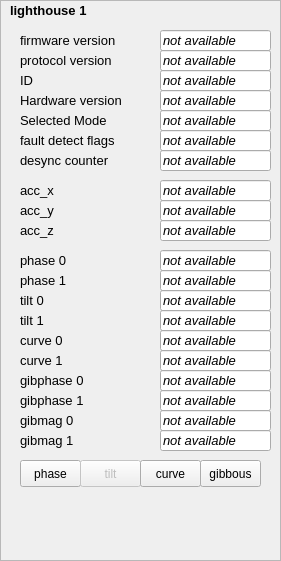
    <widget class="QFrame" name="frame_5">
     <property name="geometry">
      <rect>
       <x>10</x>
       <y>10</y>
       <width>281</width>
       <height>561</height>
      </rect>
     </property>
     <property name="frameShape">
      <enum>QFrame::StyledPanel</enum>
     </property>
     <property name="frameShadow">
      <enum>QFrame::Raised</enum>
     </property>
     <widget class="QLabel" name="lighthouse_1">
      <property name="geometry">
       <rect>
        <x>10</x>
        <y>0</y>
        <width>101</width>
        <height>21</height>
       </rect>
      </property>
      <property name="font">
       <font>
        <pointsize>10</pointsize>
        <weight>75</weight>
        <italic>false</italic>
        <bold>true</bold>
       </font>
      </property>
      <property name="text">
       <string>lighthouse 1</string>
      </property>
     </widget>
     <widget class="QLabel" name="x_1">
      <property name="geometry">
       <rect>
        <x>20</x>
        <y>30</y>
        <width>141</width>
        <height>20</height>
       </rect>
      </property>
      <property name="font">
       <font>
        <pointsize>10</pointsize>
        <weight>50</weight>
        <italic>false</italic>
        <bold>false</bold>
       </font>
      </property>
      <property name="text">
       <string>firmware version</string>
      </property>
     </widget>
     <widget class="QLineEdit" name="lighthouse_firmware_version_1">
      <property name="geometry">
       <rect>
        <x>160</x>
        <y>30</y>
        <width>111</width>
        <height>21</height>
       </rect>
      </property>
      <property name="font">
       <font>
        <pointsize>10</pointsize>
        <italic>true</italic>
       </font>
      </property>
      <property name="locale">
       <locale language="German" country="Germany"/>
      </property>
      <property name="text">
       <string>not available</string>
      </property>
      <property name="readOnly">
       <bool>true</bool>
      </property>
     </widget>
     <widget class="QLineEdit" name="lighthouse_protocol_version_1">
      <property name="geometry">
       <rect>
        <x>160</x>
        <y>50</y>
        <width>111</width>
        <height>21</height>
       </rect>
      </property>
      <property name="font">
       <font>
        <pointsize>10</pointsize>
        <italic>true</italic>
       </font>
      </property>
      <property name="locale">
       <locale language="German" country="Germany"/>
      </property>
      <property name="text">
       <string>not available</string>
      </property>
      <property name="readOnly">
       <bool>true</bool>
      </property>
     </widget>
     <widget class="QLabel" name="x_3">
      <property name="geometry">
       <rect>
        <x>20</x>
        <y>50</y>
        <width>141</width>
        <height>20</height>
       </rect>
      </property>
      <property name="font">
       <font>
        <pointsize>10</pointsize>
        <weight>50</weight>
        <italic>false</italic>
        <bold>false</bold>
       </font>
      </property>
      <property name="text">
       <string>protocol version</string>
      </property>
     </widget>
     <widget class="QLineEdit" name="lighthouse_ID_1">
      <property name="geometry">
       <rect>
        <x>160</x>
        <y>70</y>
        <width>111</width>
        <height>21</height>
       </rect>
      </property>
      <property name="font">
       <font>
        <pointsize>10</pointsize>
        <italic>true</italic>
       </font>
      </property>
      <property name="locale">
       <locale language="German" country="Germany"/>
      </property>
      <property name="text">
       <string>not available</string>
      </property>
      <property name="readOnly">
       <bool>true</bool>
      </property>
     </widget>
     <widget class="QLabel" name="x_4">
      <property name="geometry">
       <rect>
        <x>20</x>
        <y>70</y>
        <width>141</width>
        <height>20</height>
       </rect>
      </property>
      <property name="font">
       <font>
        <pointsize>10</pointsize>
        <weight>50</weight>
        <italic>false</italic>
        <bold>false</bold>
       </font>
      </property>
      <property name="text">
       <string>ID</string>
      </property>
     </widget>
     <widget class="QLineEdit" name="lighthouse_hardware_version_1">
      <property name="geometry">
       <rect>
        <x>160</x>
        <y>90</y>
        <width>111</width>
        <height>21</height>
       </rect>
      </property>
      <property name="font">
       <font>
        <pointsize>10</pointsize>
        <italic>true</italic>
       </font>
      </property>
      <property name="locale">
       <locale language="German" country="Germany"/>
      </property>
      <property name="text">
       <string>not available</string>
      </property>
      <property name="readOnly">
       <bool>true</bool>
      </property>
     </widget>
     <widget class="QLabel" name="x_5">
      <property name="geometry">
       <rect>
        <x>20</x>
        <y>90</y>
        <width>141</width>
        <height>20</height>
       </rect>
      </property>
      <property name="font">
       <font>
        <pointsize>10</pointsize>
        <weight>50</weight>
        <italic>false</italic>
        <bold>false</bold>
       </font>
      </property>
      <property name="text">
       <string>Hardware version</string>
      </property>
     </widget>
     <widget class="QLineEdit" name="lighthouse_acc_x_1">
      <property name="geometry">
       <rect>
        <x>160</x>
        <y>180</y>
        <width>111</width>
        <height>21</height>
       </rect>
      </property>
      <property name="font">
       <font>
        <pointsize>10</pointsize>
        <italic>true</italic>
       </font>
      </property>
      <property name="locale">
       <locale language="German" country="Germany"/>
      </property>
      <property name="text">
       <string>not available</string>
      </property>
      <property name="readOnly">
       <bool>true</bool>
      </property>
     </widget>
     <widget class="QLabel" name="x_6">
      <property name="geometry">
       <rect>
        <x>20</x>
        <y>180</y>
        <width>141</width>
        <height>20</height>
       </rect>
      </property>
      <property name="font">
       <font>
        <pointsize>10</pointsize>
        <weight>50</weight>
        <italic>false</italic>
        <bold>false</bold>
       </font>
      </property>
      <property name="text">
       <string>acc_x</string>
      </property>
     </widget>
     <widget class="QLabel" name="x_7">
      <property name="geometry">
       <rect>
        <x>20</x>
        <y>200</y>
        <width>141</width>
        <height>20</height>
       </rect>
      </property>
      <property name="font">
       <font>
        <pointsize>10</pointsize>
        <weight>50</weight>
        <italic>false</italic>
        <bold>false</bold>
       </font>
      </property>
      <property name="text">
       <string>acc_y</string>
      </property>
     </widget>
     <widget class="QLineEdit" name="lighthouse_acc_y_1">
      <property name="geometry">
       <rect>
        <x>160</x>
        <y>200</y>
        <width>111</width>
        <height>21</height>
       </rect>
      </property>
      <property name="font">
       <font>
        <pointsize>10</pointsize>
        <italic>true</italic>
       </font>
      </property>
      <property name="locale">
       <locale language="German" country="Germany"/>
      </property>
      <property name="text">
       <string>not available</string>
      </property>
      <property name="readOnly">
       <bool>true</bool>
      </property>
     </widget>
     <widget class="QLabel" name="x_8">
      <property name="geometry">
       <rect>
        <x>20</x>
        <y>220</y>
        <width>141</width>
        <height>20</height>
       </rect>
      </property>
      <property name="font">
       <font>
        <pointsize>10</pointsize>
        <weight>50</weight>
        <italic>false</italic>
        <bold>false</bold>
       </font>
      </property>
      <property name="text">
       <string>acc_z</string>
      </property>
     </widget>
     <widget class="QLineEdit" name="lighthouse_acc_z_1">
      <property name="geometry">
       <rect>
        <x>160</x>
        <y>220</y>
        <width>111</width>
        <height>21</height>
       </rect>
      </property>
      <property name="font">
       <font>
        <pointsize>10</pointsize>
        <italic>true</italic>
       </font>
      </property>
      <property name="locale">
       <locale language="German" country="Germany"/>
      </property>
      <property name="text">
       <string>not available</string>
      </property>
      <property name="readOnly">
       <bool>true</bool>
      </property>
     </widget>
     <widget class="QLabel" name="x_9">
      <property name="geometry">
       <rect>
        <x>20</x>
        <y>110</y>
        <width>141</width>
        <height>20</height>
       </rect>
      </property>
      <property name="font">
       <font>
        <pointsize>10</pointsize>
        <weight>50</weight>
        <italic>false</italic>
        <bold>false</bold>
       </font>
      </property>
      <property name="text">
       <string>Selected Mode</string>
      </property>
     </widget>
     <widget class="QLineEdit" name="lighthouse_selected_mode_1">
      <property name="geometry">
       <rect>
        <x>160</x>
        <y>110</y>
        <width>111</width>
        <height>21</height>
       </rect>
      </property>
      <property name="font">
       <font>
        <pointsize>10</pointsize>
        <italic>true</italic>
       </font>
      </property>
      <property name="locale">
       <locale language="German" country="Germany"/>
      </property>
      <property name="text">
       <string>not available</string>
      </property>
      <property name="readOnly">
       <bool>true</bool>
      </property>
     </widget>
     <widget class="QLabel" name="x_37">
      <property name="geometry">
       <rect>
        <x>20</x>
        <y>130</y>
        <width>141</width>
        <height>20</height>
       </rect>
      </property>
      <property name="font">
       <font>
        <pointsize>10</pointsize>
        <weight>50</weight>
        <italic>false</italic>
        <bold>false</bold>
       </font>
      </property>
      <property name="text">
       <string>fault detect flags</string>
      </property>
     </widget>
     <widget class="QLineEdit" name="lighthouse_fault_detect_flags_1">
      <property name="geometry">
       <rect>
        <x>160</x>
        <y>130</y>
        <width>111</width>
        <height>21</height>
       </rect>
      </property>
      <property name="font">
       <font>
        <pointsize>10</pointsize>
        <italic>true</italic>
       </font>
      </property>
      <property name="locale">
       <locale language="German" country="Germany"/>
      </property>
      <property name="text">
       <string>not available</string>
      </property>
      <property name="readOnly">
       <bool>true</bool>
      </property>
     </widget>
     <widget class="QLabel" name="x_38">
      <property name="geometry">
       <rect>
        <x>20</x>
        <y>150</y>
        <width>141</width>
        <height>20</height>
       </rect>
      </property>
      <property name="font">
       <font>
        <pointsize>10</pointsize>
        <weight>50</weight>
        <italic>false</italic>
        <bold>false</bold>
       </font>
      </property>
      <property name="text">
       <string>desync counter</string>
      </property>
     </widget>
     <widget class="QLabel" name="x_39">
      <property name="geometry">
       <rect>
        <x>20</x>
        <y>270</y>
        <width>141</width>
        <height>20</height>
       </rect>
      </property>
      <property name="font">
       <font>
        <pointsize>10</pointsize>
        <weight>50</weight>
        <italic>false</italic>
        <bold>false</bold>
       </font>
      </property>
      <property name="text">
       <string>phase 1</string>
      </property>
     </widget>
     <widget class="QLineEdit" name="lighthouse_phase0_1">
      <property name="geometry">
       <rect>
        <x>160</x>
        <y>250</y>
        <width>111</width>
        <height>21</height>
       </rect>
      </property>
      <property name="font">
       <font>
        <pointsize>10</pointsize>
        <italic>true</italic>
       </font>
      </property>
      <property name="locale">
       <locale language="German" country="Germany"/>
      </property>
      <property name="text">
       <string>not available</string>
      </property>
      <property name="readOnly">
       <bool>true</bool>
      </property>
     </widget>
     <widget class="QLabel" name="x_40">
      <property name="geometry">
       <rect>
        <x>20</x>
        <y>250</y>
        <width>141</width>
        <height>20</height>
       </rect>
      </property>
      <property name="font">
       <font>
        <pointsize>10</pointsize>
        <weight>50</weight>
        <italic>false</italic>
        <bold>false</bold>
       </font>
      </property>
      <property name="text">
       <string>phase 0</string>
      </property>
     </widget>
     <widget class="QLineEdit" name="lighthouse_phase1_1">
      <property name="geometry">
       <rect>
        <x>160</x>
        <y>270</y>
        <width>111</width>
        <height>21</height>
       </rect>
      </property>
      <property name="font">
       <font>
        <pointsize>10</pointsize>
        <italic>true</italic>
       </font>
      </property>
      <property name="locale">
       <locale language="German" country="Germany"/>
      </property>
      <property name="text">
       <string>not available</string>
      </property>
      <property name="readOnly">
       <bool>true</bool>
      </property>
     </widget>
     <widget class="QLabel" name="x_41">
      <property name="geometry">
       <rect>
        <x>20</x>
        <y>290</y>
        <width>141</width>
        <height>20</height>
       </rect>
      </property>
      <property name="font">
       <font>
        <pointsize>10</pointsize>
        <weight>50</weight>
        <italic>false</italic>
        <bold>false</bold>
       </font>
      </property>
      <property name="text">
       <string>tilt 0</string>
      </property>
     </widget>
     <widget class="QLineEdit" name="lighthouse_tilt1_1">
      <property name="geometry">
       <rect>
        <x>160</x>
        <y>310</y>
        <width>111</width>
        <height>21</height>
       </rect>
      </property>
      <property name="font">
       <font>
        <pointsize>10</pointsize>
        <italic>true</italic>
       </font>
      </property>
      <property name="locale">
       <locale language="German" country="Germany"/>
      </property>
      <property name="text">
       <string>not available</string>
      </property>
      <property name="readOnly">
       <bool>true</bool>
      </property>
     </widget>
     <widget class="QLineEdit" name="lighthouse_tilt0_1">
      <property name="geometry">
       <rect>
        <x>160</x>
        <y>290</y>
        <width>111</width>
        <height>21</height>
       </rect>
      </property>
      <property name="font">
       <font>
        <pointsize>10</pointsize>
        <italic>true</italic>
       </font>
      </property>
      <property name="locale">
       <locale language="German" country="Germany"/>
      </property>
      <property name="text">
       <string>not available</string>
      </property>
      <property name="readOnly">
       <bool>true</bool>
      </property>
     </widget>
     <widget class="QLabel" name="x_42">
      <property name="geometry">
       <rect>
        <x>20</x>
        <y>310</y>
        <width>141</width>
        <height>20</height>
       </rect>
      </property>
      <property name="font">
       <font>
        <pointsize>10</pointsize>
        <weight>50</weight>
        <italic>false</italic>
        <bold>false</bold>
       </font>
      </property>
      <property name="text">
       <string>tilt 1</string>
      </property>
     </widget>
     <widget class="QLabel" name="x_43">
      <property name="geometry">
       <rect>
        <x>20</x>
        <y>430</y>
        <width>141</width>
        <height>20</height>
       </rect>
      </property>
      <property name="font">
       <font>
        <pointsize>10</pointsize>
        <weight>50</weight>
        <italic>false</italic>
        <bold>false</bold>
       </font>
      </property>
      <property name="text">
       <string>gibmag 1</string>
      </property>
     </widget>
     <widget class="QLineEdit" name="lighthouse_gibmag0_1">
      <property name="geometry">
       <rect>
        <x>160</x>
        <y>410</y>
        <width>111</width>
        <height>21</height>
       </rect>
      </property>
      <property name="font">
       <font>
        <pointsize>10</pointsize>
        <italic>true</italic>
       </font>
      </property>
      <property name="locale">
       <locale language="German" country="Germany"/>
      </property>
      <property name="text">
       <string>not available</string>
      </property>
      <property name="readOnly">
       <bool>true</bool>
      </property>
     </widget>
     <widget class="QLabel" name="x_44">
      <property name="geometry">
       <rect>
        <x>20</x>
        <y>370</y>
        <width>141</width>
        <height>20</height>
       </rect>
      </property>
      <property name="font">
       <font>
        <pointsize>10</pointsize>
        <weight>50</weight>
        <italic>false</italic>
        <bold>false</bold>
       </font>
      </property>
      <property name="text">
       <string>gibphase 0</string>
      </property>
     </widget>
     <widget class="QLabel" name="x_45">
      <property name="geometry">
       <rect>
        <x>20</x>
        <y>410</y>
        <width>141</width>
        <height>20</height>
       </rect>
      </property>
      <property name="font">
       <font>
        <pointsize>10</pointsize>
        <weight>50</weight>
        <italic>false</italic>
        <bold>false</bold>
       </font>
      </property>
      <property name="text">
       <string>gibmag 0</string>
      </property>
     </widget>
     <widget class="QLineEdit" name="lighthouse_gibmag1_1">
      <property name="geometry">
       <rect>
        <x>160</x>
        <y>430</y>
        <width>111</width>
        <height>21</height>
       </rect>
      </property>
      <property name="font">
       <font>
        <pointsize>10</pointsize>
        <italic>true</italic>
       </font>
      </property>
      <property name="locale">
       <locale language="German" country="Germany"/>
      </property>
      <property name="text">
       <string>not available</string>
      </property>
      <property name="readOnly">
       <bool>true</bool>
      </property>
     </widget>
     <widget class="QLineEdit" name="lighthouse_gibphase1_1">
      <property name="geometry">
       <rect>
        <x>160</x>
        <y>390</y>
        <width>111</width>
        <height>21</height>
       </rect>
      </property>
      <property name="font">
       <font>
        <pointsize>10</pointsize>
        <italic>true</italic>
       </font>
      </property>
      <property name="locale">
       <locale language="German" country="Germany"/>
      </property>
      <property name="text">
       <string>not available</string>
      </property>
      <property name="readOnly">
       <bool>true</bool>
      </property>
     </widget>
     <widget class="QLineEdit" name="lighthouse_gibphase0_1">
      <property name="geometry">
       <rect>
        <x>160</x>
        <y>370</y>
        <width>111</width>
        <height>21</height>
       </rect>
      </property>
      <property name="font">
       <font>
        <pointsize>10</pointsize>
        <italic>true</italic>
       </font>
      </property>
      <property name="locale">
       <locale language="German" country="Germany"/>
      </property>
      <property name="text">
       <string>not available</string>
      </property>
      <property name="readOnly">
       <bool>true</bool>
      </property>
     </widget>
     <widget class="QLabel" name="x_46">
      <property name="geometry">
       <rect>
        <x>20</x>
        <y>390</y>
        <width>141</width>
        <height>20</height>
       </rect>
      </property>
      <property name="font">
       <font>
        <pointsize>10</pointsize>
        <weight>50</weight>
        <italic>false</italic>
        <bold>false</bold>
       </font>
      </property>
      <property name="text">
       <string>gibphase 1</string>
      </property>
     </widget>
     <widget class="QLineEdit" name="lighthouse_desync_counter_1">
      <property name="geometry">
       <rect>
        <x>160</x>
        <y>150</y>
        <width>111</width>
        <height>21</height>
       </rect>
      </property>
      <property name="font">
       <font>
        <pointsize>10</pointsize>
        <italic>true</italic>
       </font>
      </property>
      <property name="locale">
       <locale language="German" country="Germany"/>
      </property>
      <property name="text">
       <string>not available</string>
      </property>
      <property name="readOnly">
       <bool>true</bool>
      </property>
     </widget>
     <widget class="QLineEdit" name="lighthouse_curve1_1">
      <property name="geometry">
       <rect>
        <x>160</x>
        <y>350</y>
        <width>111</width>
        <height>21</height>
       </rect>
      </property>
      <property name="font">
       <font>
        <pointsize>10</pointsize>
        <italic>true</italic>
       </font>
      </property>
      <property name="locale">
       <locale language="German" country="Germany"/>
      </property>
      <property name="text">
       <string>not available</string>
      </property>
      <property name="readOnly">
       <bool>true</bool>
      </property>
     </widget>
     <widget class="QLineEdit" name="lighthouse_curve0_1">
      <property name="geometry">
       <rect>
        <x>160</x>
        <y>330</y>
        <width>111</width>
        <height>21</height>
       </rect>
      </property>
      <property name="font">
       <font>
        <pointsize>10</pointsize>
        <italic>true</italic>
       </font>
      </property>
      <property name="locale">
       <locale language="German" country="Germany"/>
      </property>
      <property name="text">
       <string>not available</string>
      </property>
      <property name="readOnly">
       <bool>true</bool>
      </property>
     </widget>
     <widget class="QLabel" name="x_57">
      <property name="geometry">
       <rect>
        <x>20</x>
        <y>330</y>
        <width>141</width>
        <height>20</height>
       </rect>
      </property>
      <property name="font">
       <font>
        <pointsize>10</pointsize>
        <weight>50</weight>
        <italic>false</italic>
        <bold>false</bold>
       </font>
      </property>
      <property name="text">
       <string>curve 0</string>
      </property>
     </widget>
     <widget class="QLabel" name="x_58">
      <property name="geometry">
       <rect>
        <x>20</x>
        <y>350</y>
        <width>141</width>
        <height>20</height>
       </rect>
      </property>
      <property name="font">
       <font>
        <pointsize>10</pointsize>
        <weight>50</weight>
        <italic>false</italic>
        <bold>false</bold>
       </font>
      </property>
      <property name="text">
       <string>curve 1</string>
      </property>
     </widget>
     <widget class="QPushButton" name="lighthouse_use_phase_1">
      <property name="geometry">
       <rect>
        <x>20</x>
        <y>460</y>
        <width>61</width>
        <height>27</height>
       </rect>
      </property>
      <property name="text">
       <string>phase</string>
      </property>
      <property name="checkable">
       <bool>true</bool>
      </property>
     </widget>
     <widget class="QPushButton" name="lighthouse_use_tilt_1">
      <property name="enabled">
       <bool>false</bool>
      </property>
      <property name="geometry">
       <rect>
        <x>80</x>
        <y>460</y>
        <width>61</width>
        <height>27</height>
       </rect>
      </property>
      <property name="text">
       <string>tilt</string>
      </property>
      <property name="checkable">
       <bool>true</bool>
      </property>
     </widget>
     <widget class="QPushButton" name="lighthouse_use_curve_1">
      <property name="geometry">
       <rect>
        <x>140</x>
        <y>460</y>
        <width>61</width>
        <height>27</height>
       </rect>
      </property>
      <property name="text">
       <string>curve</string>
      </property>
      <property name="checkable">
       <bool>true</bool>
      </property>
     </widget>
     <widget class="QPushButton" name="lighthouse_use_gibbous_1">
      <property name="geometry">
       <rect>
        <x>200</x>
        <y>460</y>
        <width>61</width>
        <height>27</height>
       </rect>
      </property>
      <property name="text">
       <string>gibbous</string>
      </property>
      <property name="checkable">
       <bool>true</bool>
      </property>
     </widget>
    </widget>
